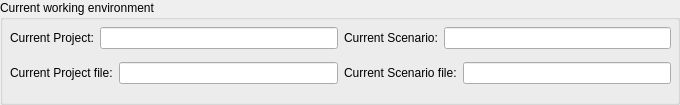
     <widget class="QGroupBox" name="groupBox_3">
      <property name="minimumSize">
       <size>
        <width>0</width>
        <height>105</height>
       </size>
      </property>
      <property name="title">
       <string>Current working environment</string>
      </property>
      <widget class="QWidget" name="layoutWidget">
       <property name="geometry">
        <rect>
         <x>10</x>
         <y>20</y>
         <width>661</width>
         <height>71</height>
        </rect>
       </property>
       <layout class="QVBoxLayout" name="verticalLayout_6">
        <item>
         <layout class="QHBoxLayout" name="horizontalLayout_18">
          <item>
           <layout class="QHBoxLayout" name="horizontalLayout_19">
            <item>
             <widget class="QLabel" name="label_10">
              <property name="text">
               <string>Current Project:</string>
              </property>
             </widget>
            </item>
            <item>
             <widget class="QLineEdit" name="lineEdit_9"/>
            </item>
           </layout>
          </item>
          <item>
           <layout class="QHBoxLayout" name="horizontalLayout_20">
            <item>
             <widget class="QLabel" name="label_11">
              <property name="text">
               <string>Current Scenario:</string>
              </property>
             </widget>
            </item>
            <item>
             <widget class="QLineEdit" name="lineEdit_10"/>
            </item>
           </layout>
          </item>
         </layout>
        </item>
        <item>
         <layout class="QHBoxLayout" name="horizontalLayout_12">
          <item>
           <layout class="QHBoxLayout" name="horizontalLayout">
            <item>
             <widget class="QLabel" name="label_4">
              <property name="text">
               <string>Current Project file:</string>
              </property>
             </widget>
            </item>
            <item>
             <widget class="QLineEdit" name="lineEdit_6"/>
            </item>
           </layout>
          </item>
          <item>
           <layout class="QHBoxLayout" name="horizontalLayout_11">
            <item>
             <widget class="QLabel" name="label_5">
              <property name="text">
               <string>Current Scenario file:</string>
              </property>
             </widget>
            </item>
            <item>
             <widget class="QLineEdit" name="lineEdit_7"/>
            </item>
           </layout>
          </item>
         </layout>
        </item>
       </layout>
      </widget>
     </widget>
